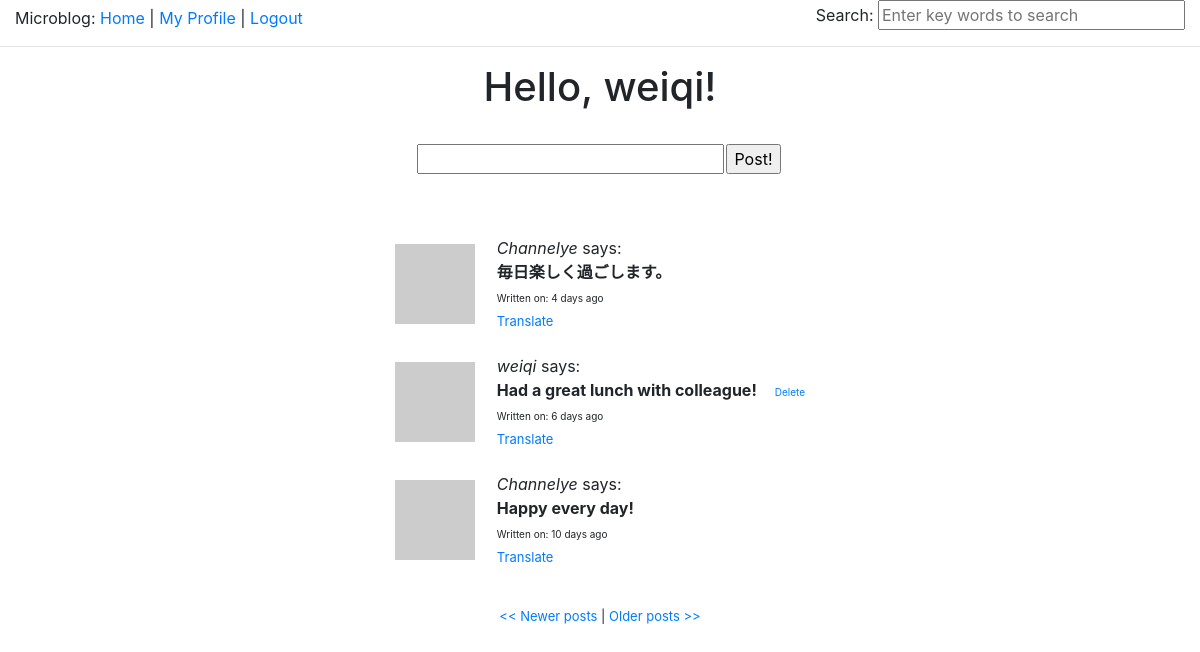
Screenshot of /index/2 (signed in) with the database file from the repository.
### app/models.py (models this page shows, shortened)
class User(db.Model):
    id = db.Column(db.Integer, primary_key=True)
    nickname = db.Column(db.String(64), index=True, unique=True)
    email = db.Column(db.String(120), index=True, unique=True)
    password = db.Column(db.String(15), index=True)
    about_me = db.Column(db.String(140))
    last_seen = db.Column(db.DateTime)
    posts = db.relationship('Post', backref='author', lazy='dynamic', cascade='all, delete-orphan', passive_deletes=True)
    followed = db.relationship('User',
        secondary=followers,
        primaryjoin=(followers.c.follower_id == id),
        secondaryjoin=(followers.c.followed_id == id),
        backref=db.backref('followers', lazy='dynamic'),
        lazy='dynamic')
    def avatar(self, size):
        return 'http://www.gravatar.com/avatar/' + md5(self.email.encode()).hexdigest() + '?d=mm&s=' + str(size)
    def followed_posts(self):
        return Post.query.join(followers, (Post.user_id==followers.c.followed_id)).filter(followers.c.follower_id==self.id).order_by(Post.timestamp.desc())
    @property
    def is_authenticated(self):
        return True

class ElasticSearchMixin():
    @classmethod
    def search(cls, query, page, per_page):
        ids, total = search_index(cls.__tablename__, query, page, per_page)
        if total == 0:
            return cls.query.filter_by(id=0), 0
        whens = []
        for id in ids:
            whens.append((id, id.index()))
            return cls.query.filter(cls.id.in_(ids)).order_by(
                db.case(value=cls.id, whens=whens)), total

class Post(ElasticSearchMixin, db.Model):
    __searchable__ = ['body']
    id = db.Column(db.Integer, primary_key=True)
    body = db.Column(db.String(140))
    timestamp = db.Column(db.DateTime)
    language = db.Column(db.String(5))
    user_id = db.Column(db.Integer, db.ForeignKey('user.id', ondelete='CASCADE'))

### app/views.py (the view, shortened to what this page needs)
@app.route('/', methods=['GET', 'POST'])
@app.route('/index', methods=['GET', 'POST'])
@app.route('/index/<int:page>', methods=['GET', 'POST'])
@login_required
def index(page=1):
    form = PostForm()
    posts = g.user.followed_posts().paginate(page, app.config['POSTS_PER_PAGE'], False)
    return render_template('index.html',
        title='Home',
        posts=posts,
        form=form)

### app/forms.py
class SearchForm(Form):
    search = StringField('Search', validators=[DataRequired()])
    def __init__(self, *args, **kwargs):
        if 'formdata' not in kwargs:
            kwargs['formdata'] = request.args
        if 'csrf_enabled' not in kwargs:
            kwargs['csrf_enabled'] = False
        super(SearchForm, self).__init__(*args, **kwargs)

class PostForm(Form):
    post = StringField('post', validators=[DataRequired()])

### app/momentjs.py (called while the page is built)
    def render(self, format):
        return Markup('<script>\ndocument.write(moment("%s").%s);\n</script>' % (self.timestamp.strftime('%Y-%m-%dT%H:%M:%S Z'), format))

    def fromNow(self):
        return self.render('fromNow()')

### app/views.py (called while the page is built)
@app.before_request
def before_request():
    g.user = current_user
    if g.user.is_authenticated:
        g.user.last_seen = datetime.utcnow()
        db.session.add(g.user)
        db.session.commit()
        g.search_form = SearchForm()
    g.locale=get_locale()
    print(g.locale)

@lm.user_loader
def load_user(id):
    return User.query.get(int(id))

@babel.localeselector
def get_locale():
    return request.accept_languages.best_match(app.config['LANGUAGES'].keys())

### app/templates/index.html (shortened to what this page needs)
{% extends "base.html" %}
{% block content %}
<div class='container-fluid'>
  <div class='row justify-content-center'>
    <div class='col-auto'>
      {% autoescape false %}
        <h1>{{_('Hello, %(nickname)s!', nickname=g.user.nickname)}}</h1><br>
      {% endautoescape %}
    </div>
  </div>
  <div class='row justify-content-center'>
    <div class='col-auto'>
      <form action='' method='post' name='post'>
        <table>
          <tr>
            <td>{{form.post(size=25,maxlength=140)}}</td>
	    <td><input type='submit' value={{_('Post!')}}></td>
          </tr>
          <tr>
            <td></td>
            <td>
            </td>
            <td></td>
          </tr>
        </table>
      </form><br><br>
    </div>
  </div>
  <div class='row justify-content-center'>
    <div class='col-auto'>
      {% for post in posts.items %}
        {% include 'post.html' %}
      {% endfor %}
    </div>
  </div><br>
  <div class='row justify-content-center'>
    <div class='col-auto'>
      <font size=2>
        {% if posts.has_prev %}<a href='{{url_for('index', page=posts.prev_num)}}'>&#60&#60 {{_('Newer posts')}}</a>{% else %}&#60&#60 {{_('Newer posts')}}{% endif %} |
        {% if posts.has_next %}<a href='{{url_for('index', page=posts.next_num)}}'>{{_('Older posts')}} &#62&#62</a>{% else %}{{_('Older posts')}} &#62&#62{% endif %}
      </font>
    </div>
  </div>
</div>
{% endblock %}

### app/templates/post.html
<table style='border-collapse:separate;border-spacing:20px 10px;'>
  <tr valign='center'>
    <td><a href='{{url_for('user', nickname=post.author.nickname)}}'><img src='{{post.author.avatar(80)}}'></a></td>
    <td>
      <i>{{post.author.nickname}}</i> {{ _('says:') }}<br>
      <b><span id='post{{post.id}}'>{{post.body}}</span></b>{% if post.user_id==g.user.id %}&#160;&#160;&#160;&#160;<a href='{{url_for('delete_post', post_id=post.id)}}'><font size=1>{{ _('Delete') }}</font></a>{% endif %}<br>
      <font size=1>{{ _('Written on: %(momentjs)s', momentjs=momentjs(post.timestamp).fromNow()) }}</font>
      {% if post.language != None and post.language != '' and post.language != g.locale %}
      <div><span id='translation{{post.id}}'><a href='javascript:$jq().translate("{{g.locale}}", "#post{{post.id}}", "#translation{{post.id}}", "#loading{{post.id}}");'><font size=2>{{_('Translate')}}</font></a></span>
      </div>
      {% endif %}
    </td>
  </tr>
</table>

### rows the page displays
Post: author.nickname "Channelye", body "毎日楽しく過ごします。"
Post: author.nickname "weiqi", body "Had a great lunch with colleague!"
Post: author.nickname "Channelye", body "Happy every day!"
